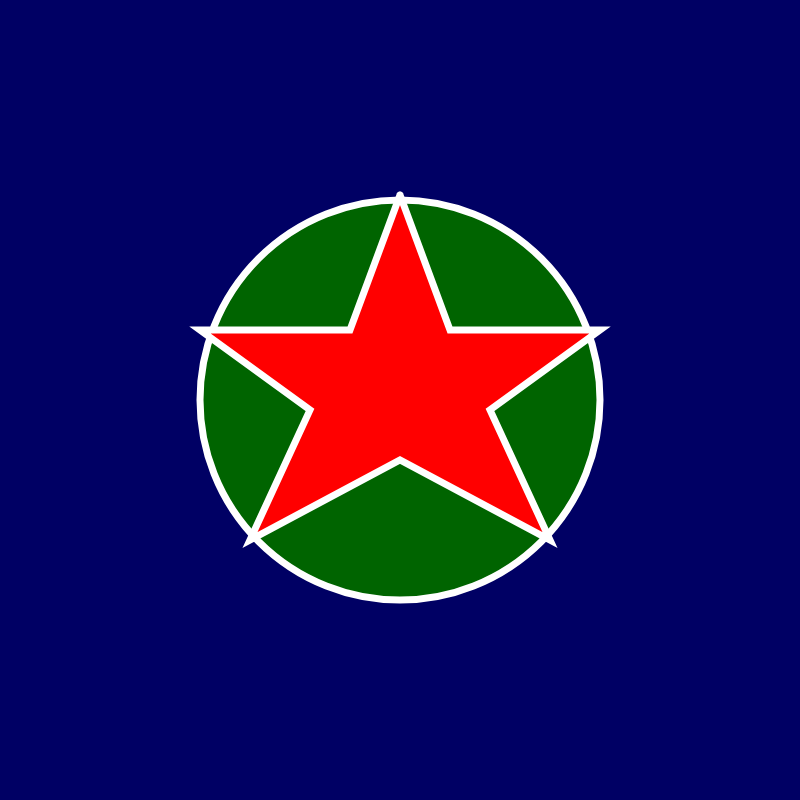
Frame 1 (no input)
Frame 60 (no input): identical to frame 1, image omitted
Frame 120 (the mouse pressed at the canvas centre since frame 60): identical to frame 1, image omitted

The p5.js sketch that drew this single still picture (run headless with seeded random() and noise() and a simulated clock; from frame 60 on, the mouse is pressed at the canvas centre):

// p5.js sketch
// ── sketch.js
function setup() {
  createCanvas(800, 800);
}

function draw() {
  background(0, 0, 100);

  stroke(255, 255, 255);
  strokeWeight(7);

  fill(0, 100, 0);
  circle(400, 400, 400);

  fill(255, 0, 0);
  beginShape();
  vertex(400, 195); 
  vertex(450, 330); //1st line
  vertex(600, 330); 
  vertex(490, 410);
  vertex(550, 540);
  vertex(400, 460);
  vertex(250, 540);
  vertex(310, 410);
  vertex(200, 330);
  vertex(350, 330);
  vertex(400, 195);



  endShape();

}
